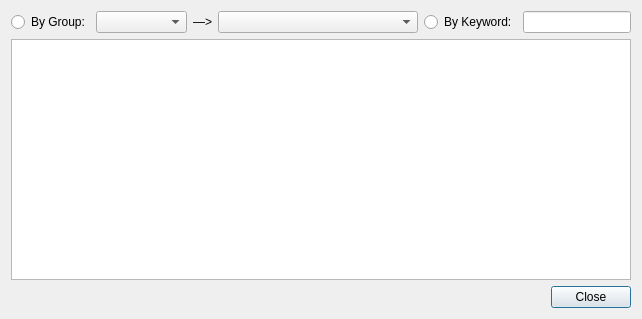
<?xml version="1.0" encoding="UTF-8"?>
<ui version="4.0">
 <class>Find</class>
 <widget class="QDialog" name="Find">
  <property name="geometry">
   <rect>
    <x>0</x>
    <y>0</y>
    <width>642</width>
    <height>319</height>
   </rect>
  </property>
  <property name="windowTitle">
   <string>Dialog</string>
  </property>
  <layout class="QGridLayout" name="gridLayout_2">
   <item row="0" column="0">
    <layout class="QGridLayout" name="gridLayout">
     <item row="0" column="0">
      <layout class="QVBoxLayout" name="verticalLayout">
       <item>
        <layout class="QHBoxLayout" name="horizontalLayout" stretch="0,0,0,0,0,0">
         <property name="sizeConstraint">
          <enum>QLayout::SetNoConstraint</enum>
         </property>
         <item>
          <widget class="QRadioButton" name="radioButton">
           <property name="text">
            <string>By Group:</string>
           </property>
          </widget>
         </item>
         <item>
          <widget class="QComboBox" name="comboBox">
           <property name="enabled">
            <bool>true</bool>
           </property>
           <property name="sizePolicy">
            <sizepolicy hsizetype="Expanding" vsizetype="Fixed">
             <horstretch>0</horstretch>
             <verstretch>0</verstretch>
            </sizepolicy>
           </property>
          </widget>
         </item>
         <item>
          <widget class="QLabel" name="label_2">
           <property name="text">
            <string>—&gt;</string>
           </property>
          </widget>
         </item>
         <item>
          <widget class="QComboBox" name="comboBox_2">
           <property name="enabled">
            <bool>true</bool>
           </property>
           <property name="sizePolicy">
            <sizepolicy hsizetype="Expanding" vsizetype="Fixed">
             <horstretch>0</horstretch>
             <verstretch>0</verstretch>
            </sizepolicy>
           </property>
           <property name="minimumSize">
            <size>
             <width>200</width>
             <height>0</height>
            </size>
           </property>
           <property name="currentText">
            <string/>
           </property>
           <property name="currentIndex">
            <number>-1</number>
           </property>
          </widget>
         </item>
         <item>
          <widget class="QRadioButton" name="radioButton_2">
           <property name="text">
            <string>By Keyword:</string>
           </property>
          </widget>
         </item>
         <item>
          <widget class="QLineEdit" name="lineEdit"/>
         </item>
        </layout>
       </item>
       <item>
        <widget class="QListWidget" name="listWidget"/>
       </item>
      </layout>
     </item>
     <item row="1" column="0">
      <widget class="QDialogButtonBox" name="buttonBox">
       <property name="orientation">
        <enum>Qt::Horizontal</enum>
       </property>
       <property name="standardButtons">
        <set>QDialogButtonBox::Close</set>
       </property>
      </widget>
     </item>
    </layout>
   </item>
  </layout>
 </widget>
 <resources/>
 <connections>
  <connection>
   <sender>buttonBox</sender>
   <signal>accepted()</signal>
   <receiver>Find</receiver>
   <slot>accept()</slot>
   <hints>
    <hint type="sourcelabel">
     <x>407</x>
     <y>308</y>
    </hint>
    <hint type="destinationlabel">
     <x>346</x>
     <y>162</y>
    </hint>
   </hints>
  </connection>
  <connection>
   <sender>buttonBox</sender>
   <signal>rejected()</signal>
   <receiver>Find</receiver>
   <slot>reject()</slot>
   <hints>
    <hint type="sourcelabel">
     <x>516</x>
     <y>308</y>
    </hint>
    <hint type="destinationlabel">
     <x>462</x>
     <y>162</y>
    </hint>
   </hints>
  </connection>
  <connection>
   <sender>listWidget</sender>
   <signal>itemDoubleClicked(QListWidgetItem*)</signal>
   <receiver>Find</receiver>
   <slot>set_project()</slot>
   <hints>
    <hint type="sourcelabel">
     <x>439</x>
     <y>114</y>
    </hint>
    <hint type="destinationlabel">
     <x>534</x>
     <y>103</y>
    </hint>
   </hints>
  </connection>
  <connection>
   <sender>lineEdit</sender>
   <signal>textChanged(QString)</signal>
   <receiver>Find</receiver>
   <slot>query()</slot>
   <hints>
    <hint type="sourcelabel">
     <x>597</x>
     <y>26</y>
    </hint>
    <hint type="destinationlabel">
     <x>574</x>
     <y>59</y>
    </hint>
   </hints>
  </connection>
  <connection>
   <sender>comboBox</sender>
   <signal>activated(QString)</signal>
   <receiver>Find</receiver>
   <slot>by_group()</slot>
   <hints>
    <hint type="sourcelabel">
     <x>127</x>
     <y>22</y>
    </hint>
    <hint type="destinationlabel">
     <x>58</x>
     <y>5</y>
    </hint>
   </hints>
  </connection>
  <connection>
   <sender>comboBox_2</sender>
   <signal>activated(QString)</signal>
   <receiver>Find</receiver>
   <slot>query()</slot>
   <hints>
    <hint type="sourcelabel">
     <x>354</x>
     <y>21</y>
    </hint>
    <hint type="destinationlabel">
     <x>442</x>
     <y>2</y>
    </hint>
   </hints>
  </connection>
 </connections>
 <slots>
  <slot>by_category()</slot>
  <slot>by_tag()</slot>
  <slot>set_project()</slot>
  <slot>by_keyword()</slot>
  <slot>by_group()</slot>
  <slot>query()</slot>
 </slots>
</ui>
